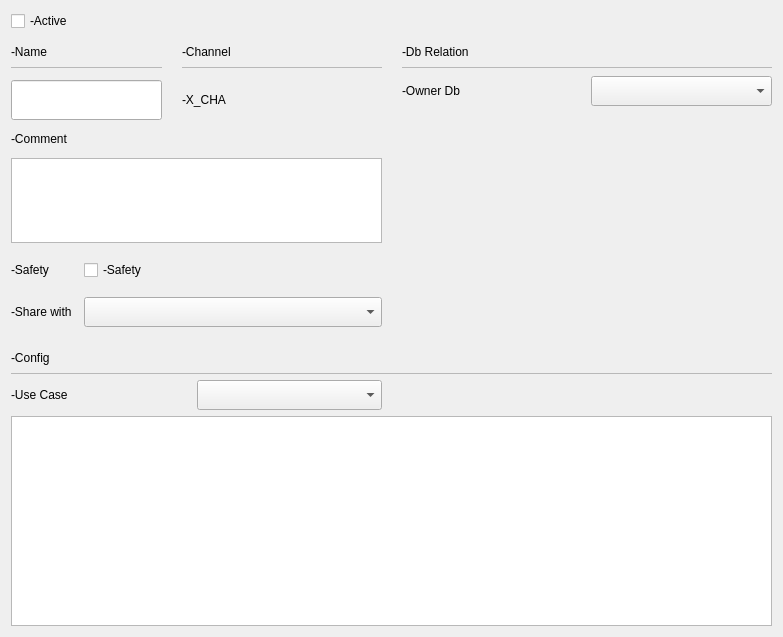
<?xml version="1.0" encoding="UTF-8"?>
<ui version="4.0">
 <class>C_SdNdeHalcChannelWidget</class>
 <widget class="QWidget" name="C_SdNdeHalcChannelWidget">
  <property name="geometry">
   <rect>
    <x>0</x>
    <y>0</y>
    <width>783</width>
    <height>637</height>
   </rect>
  </property>
  <property name="windowTitle">
   <string>C_SdNdeHalcChannelWidget</string>
  </property>
  <layout class="QVBoxLayout" name="verticalLayout">
   <item>
    <layout class="QGridLayout" name="gridLayout">
     <property name="horizontalSpacing">
      <number>20</number>
     </property>
     <item row="2" column="0">
      <layout class="QVBoxLayout" name="pc_LayoutProperties">
       <property name="spacing">
        <number>12</number>
       </property>
       <item>
        <layout class="QGridLayout" name="pc_LayoutNameAndChannel">
         <property name="horizontalSpacing">
          <number>20</number>
         </property>
         <item row="2" column="1">
          <widget class="stw_opensyde_gui_elements::C_OgeLabGroupItemValue" name="pc_LabChannelCurrent">
           <property name="minimumSize">
            <size>
             <width>200</width>
             <height>0</height>
            </size>
           </property>
           <property name="text">
            <string>-X_CHA</string>
           </property>
          </widget>
         </item>
         <item row="2" column="0">
          <widget class="stw_opensyde_gui_elements::C_OgeLePropertiesName" name="pc_LeName">
           <property name="minimumSize">
            <size>
             <width>0</width>
             <height>40</height>
            </size>
           </property>
           <property name="maximumSize">
            <size>
             <width>16777215</width>
             <height>40</height>
            </size>
           </property>
          </widget>
         </item>
         <item row="1" column="0">
          <layout class="QVBoxLayout" name="verticalLayout_2">
           <property name="spacing">
            <number>0</number>
           </property>
           <item>
            <widget class="stw_opensyde_gui_elements::C_OgeLabHeadingGroupBold" name="pc_LabName">
             <property name="sizePolicy">
              <sizepolicy hsizetype="Expanding" vsizetype="Preferred">
               <horstretch>0</horstretch>
               <verstretch>0</verstretch>
              </sizepolicy>
             </property>
             <property name="minimumSize">
              <size>
               <width>0</width>
               <height>30</height>
              </size>
             </property>
             <property name="maximumSize">
              <size>
               <width>16777215</width>
               <height>30</height>
              </size>
             </property>
             <property name="text">
              <string>-Name</string>
             </property>
            </widget>
           </item>
           <item>
            <widget class="stw_opensyde_gui_elements::C_OgeFrameSeparator" name="pc_FrameSeparatorName">
             <property name="minimumSize">
              <size>
               <width>0</width>
               <height>1</height>
              </size>
             </property>
             <property name="maximumSize">
              <size>
               <width>16777215</width>
               <height>1</height>
              </size>
             </property>
             <property name="frameShape">
              <enum>QFrame::StyledPanel</enum>
             </property>
             <property name="frameShadow">
              <enum>QFrame::Raised</enum>
             </property>
            </widget>
           </item>
          </layout>
         </item>
         <item row="1" column="1">
          <layout class="QVBoxLayout" name="verticalLayout_3">
           <property name="spacing">
            <number>0</number>
           </property>
           <item>
            <widget class="stw_opensyde_gui_elements::C_OgeLabHeadingGroupBold" name="pc_LabChannelTitle">
             <property name="minimumSize">
              <size>
               <width>0</width>
               <height>30</height>
              </size>
             </property>
             <property name="maximumSize">
              <size>
               <width>16777215</width>
               <height>30</height>
              </size>
             </property>
             <property name="text">
              <string>-Channel</string>
             </property>
            </widget>
           </item>
           <item>
            <widget class="stw_opensyde_gui_elements::C_OgeFrameSeparator" name="pc_FrameSeparatorChannel">
             <property name="minimumSize">
              <size>
               <width>0</width>
               <height>1</height>
              </size>
             </property>
             <property name="maximumSize">
              <size>
               <width>16777215</width>
               <height>1</height>
              </size>
             </property>
             <property name="frameShape">
              <enum>QFrame::StyledPanel</enum>
             </property>
             <property name="frameShadow">
              <enum>QFrame::Raised</enum>
             </property>
            </widget>
           </item>
          </layout>
         </item>
        </layout>
       </item>
       <item>
        <widget class="stw_opensyde_gui_elements::C_OgeLabHeadingGroupBold" name="pc_LabComment">
         <property name="text">
          <string>-Comment</string>
         </property>
        </widget>
       </item>
       <item>
        <widget class="stw_opensyde_gui_elements::C_OgeTedPropertiesComment" name="pc_TedComment">
         <property name="maximumSize">
          <size>
           <width>16777215</width>
           <height>85</height>
          </size>
         </property>
        </widget>
       </item>
       <item>
        <layout class="QGridLayout" name="pc_LayoutSafetyAndShare">
         <item row="0" column="0">
          <widget class="stw_opensyde_gui_elements::C_OgeLabGroupItem" name="pc_LabSafety">
           <property name="text">
            <string>-Safety</string>
           </property>
          </widget>
         </item>
         <item row="0" column="1">
          <widget class="stw_opensyde_gui_elements::C_OgeChxTristateTransparentToggle" name="pc_ChxSafety">
           <property name="sizePolicy">
            <sizepolicy hsizetype="Fixed" vsizetype="Fixed">
             <horstretch>0</horstretch>
             <verstretch>0</verstretch>
            </sizepolicy>
           </property>
           <property name="minimumSize">
            <size>
             <width>66</width>
             <height>30</height>
            </size>
           </property>
           <property name="maximumSize">
            <size>
             <width>66</width>
             <height>30</height>
            </size>
           </property>
           <property name="text">
            <string>-Safety</string>
           </property>
          </widget>
         </item>
         <item row="1" column="1">
          <widget class="stw_opensyde_gui_elements::C_OgeCbxText" name="pc_CbxShareWith">
           <property name="sizePolicy">
            <sizepolicy hsizetype="Expanding" vsizetype="Fixed">
             <horstretch>0</horstretch>
             <verstretch>0</verstretch>
            </sizepolicy>
           </property>
           <property name="minimumSize">
            <size>
             <width>0</width>
             <height>30</height>
            </size>
           </property>
           <property name="maximumSize">
            <size>
             <width>16777215</width>
             <height>30</height>
            </size>
           </property>
          </widget>
         </item>
         <item row="1" column="0">
          <widget class="stw_opensyde_gui_elements::C_OgeLabGroupItem" name="pc_LabShareWith">
           <property name="text">
            <string>-Share with</string>
           </property>
          </widget>
         </item>
        </layout>
       </item>
      </layout>
     </item>
     <item row="5" column="0">
      <layout class="QHBoxLayout" name="pc_LayoutUseCase" stretch="0,0">
       <item>
        <widget class="stw_opensyde_gui_elements::C_OgeLabGroupItem" name="pc_LabUseCase">
         <property name="text">
          <string>-Use Case</string>
         </property>
        </widget>
       </item>
       <item>
        <widget class="stw_opensyde_gui_elements::C_OgeCbxText" name="pc_CbxUseCase">
         <property name="minimumSize">
          <size>
           <width>0</width>
           <height>30</height>
          </size>
         </property>
         <property name="maximumSize">
          <size>
           <width>16777215</width>
           <height>30</height>
          </size>
         </property>
        </widget>
       </item>
      </layout>
     </item>
     <item row="6" column="0" colspan="2">
      <widget class="stw_opensyde_gui::C_SdNdeHalcConfigTreeView" name="pc_TreeConfig"/>
     </item>
     <item row="1" column="0">
      <widget class="stw_opensyde_gui_elements::C_OgeChxProperties" name="pc_ChxActive">
       <property name="text">
        <string>-Active</string>
       </property>
      </widget>
     </item>
     <item row="4" column="0" colspan="2">
      <layout class="QVBoxLayout" name="verticalLayout_5">
       <property name="spacing">
        <number>0</number>
       </property>
       <item>
        <widget class="stw_opensyde_gui_elements::C_OgeLabHeadingGroupBold" name="pc_LabConfig">
         <property name="minimumSize">
          <size>
           <width>0</width>
           <height>30</height>
          </size>
         </property>
         <property name="maximumSize">
          <size>
           <width>16777215</width>
           <height>30</height>
          </size>
         </property>
         <property name="text">
          <string>-Config</string>
         </property>
        </widget>
       </item>
       <item>
        <widget class="stw_opensyde_gui_elements::C_OgeFrameSeparator" name="pc_FrameSeparatorConfig">
         <property name="minimumSize">
          <size>
           <width>0</width>
           <height>1</height>
          </size>
         </property>
         <property name="maximumSize">
          <size>
           <width>16777215</width>
           <height>1</height>
          </size>
         </property>
         <property name="frameShape">
          <enum>QFrame::StyledPanel</enum>
         </property>
         <property name="frameShadow">
          <enum>QFrame::Raised</enum>
         </property>
        </widget>
       </item>
      </layout>
     </item>
     <item row="3" column="0">
      <spacer name="verticalSpacer">
       <property name="orientation">
        <enum>Qt::Vertical</enum>
       </property>
       <property name="sizeType">
        <enum>QSizePolicy::Fixed</enum>
       </property>
       <property name="sizeHint" stdset="0">
        <size>
         <width>10</width>
         <height>10</height>
        </size>
       </property>
      </spacer>
     </item>
     <item row="2" column="1">
      <layout class="QVBoxLayout" name="pc_LayoutDbRelation">
       <property name="spacing">
        <number>8</number>
       </property>
       <item>
        <layout class="QVBoxLayout" name="verticalLayout_4">
         <property name="spacing">
          <number>0</number>
         </property>
         <item>
          <widget class="stw_opensyde_gui_elements::C_OgeLabHeadingGroupBold" name="pc_LabDbRelation">
           <property name="sizePolicy">
            <sizepolicy hsizetype="Expanding" vsizetype="Preferred">
             <horstretch>0</horstretch>
             <verstretch>0</verstretch>
            </sizepolicy>
           </property>
           <property name="minimumSize">
            <size>
             <width>0</width>
             <height>30</height>
            </size>
           </property>
           <property name="maximumSize">
            <size>
             <width>16777215</width>
             <height>30</height>
            </size>
           </property>
           <property name="text">
            <string>-Db Relation</string>
           </property>
          </widget>
         </item>
         <item>
          <widget class="stw_opensyde_gui_elements::C_OgeFrameSeparator" name="pc_FrameSeparatorRelation">
           <property name="minimumSize">
            <size>
             <width>0</width>
             <height>1</height>
            </size>
           </property>
           <property name="maximumSize">
            <size>
             <width>16777215</width>
             <height>1</height>
            </size>
           </property>
           <property name="frameShape">
            <enum>QFrame::StyledPanel</enum>
           </property>
           <property name="frameShadow">
            <enum>QFrame::Raised</enum>
           </property>
          </widget>
         </item>
        </layout>
       </item>
       <item>
        <layout class="QHBoxLayout" name="pc_LayoutOwnerDb">
         <item>
          <widget class="stw_opensyde_gui_elements::C_OgeLabGroupItem" name="pc_LabOwnerDb">
           <property name="text">
            <string>-Owner Db</string>
           </property>
          </widget>
         </item>
         <item>
          <widget class="stw_opensyde_gui_elements::C_OgeCbxText" name="pc_CbxOwnerDb">
           <property name="minimumSize">
            <size>
             <width>0</width>
             <height>30</height>
            </size>
           </property>
           <property name="maximumSize">
            <size>
             <width>16777215</width>
             <height>30</height>
            </size>
           </property>
          </widget>
         </item>
        </layout>
       </item>
       <item>
        <spacer name="verticalSpacer_2">
         <property name="orientation">
          <enum>Qt::Vertical</enum>
         </property>
         <property name="sizeHint" stdset="0">
          <size>
           <width>20</width>
           <height>40</height>
          </size>
         </property>
        </spacer>
       </item>
      </layout>
     </item>
    </layout>
   </item>
  </layout>
 </widget>
 <customwidgets>
  <customwidget>
   <class>stw_opensyde_gui_elements::C_OgeLabHeadingGroupBold</class>
   <extends>QLabel</extends>
   <header>C_OgeLabHeadingGroupBold.h</header>
  </customwidget>
  <customwidget>
   <class>stw_opensyde_gui_elements::C_OgeFrameSeparator</class>
   <extends>QFrame</extends>
   <header>C_OgeFrameSeparator.h</header>
   <container>1</container>
  </customwidget>
  <customwidget>
   <class>stw_opensyde_gui_elements::C_OgeLabGroupItem</class>
   <extends>QLabel</extends>
   <header>C_OgeLabGroupItem.h</header>
  </customwidget>
  <customwidget>
   <class>stw_opensyde_gui_elements::C_OgeCbxText</class>
   <extends>QComboBox</extends>
   <header>C_OgeCbxText.h</header>
  </customwidget>
  <customwidget>
   <class>stw_opensyde_gui_elements::C_OgeTedPropertiesComment</class>
   <extends>QTextEdit</extends>
   <header>C_OgeTedPropertiesComment.h</header>
  </customwidget>
  <customwidget>
   <class>stw_opensyde_gui_elements::C_OgeLePropertiesName</class>
   <extends>QLineEdit</extends>
   <header>C_OgeLePropertiesName.h</header>
  </customwidget>
  <customwidget>
   <class>stw_opensyde_gui_elements::C_OgeChxProperties</class>
   <extends>QCheckBox</extends>
   <header>C_OgeChxProperties.h</header>
  </customwidget>
  <customwidget>
   <class>stw_opensyde_gui_elements::C_OgeChxTristateTransparentToggle</class>
   <extends>QCheckBox</extends>
   <header>C_OgeChxTristateTransparentToggle.h</header>
  </customwidget>
  <customwidget>
   <class>stw_opensyde_gui_elements::C_OgeLabGroupItemValue</class>
   <extends>QLabel</extends>
   <header>C_OgeLabGroupItemValue.h</header>
  </customwidget>
  <customwidget>
   <class>stw_opensyde_gui::C_SdNdeHalcConfigTreeView</class>
   <extends>QTreeView</extends>
   <header>C_SdNdeHalcConfigTreeView.h</header>
  </customwidget>
 </customwidgets>
 <resources/>
 <connections/>
</ui>
